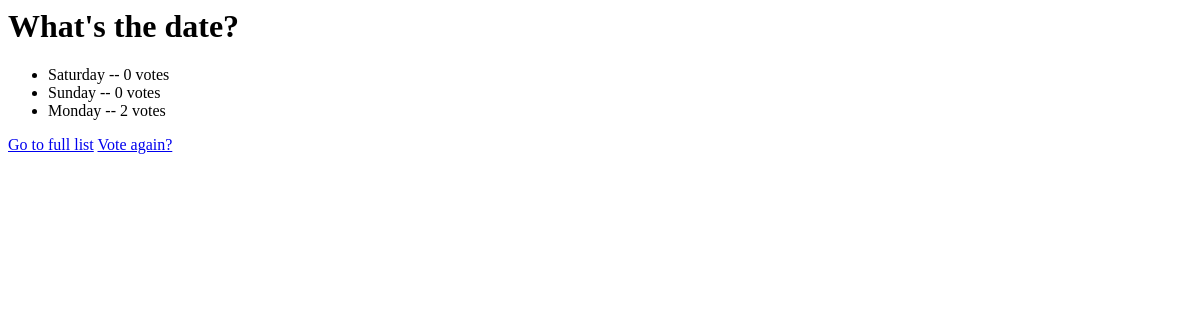
The app's page /polls/4/results/, older data.
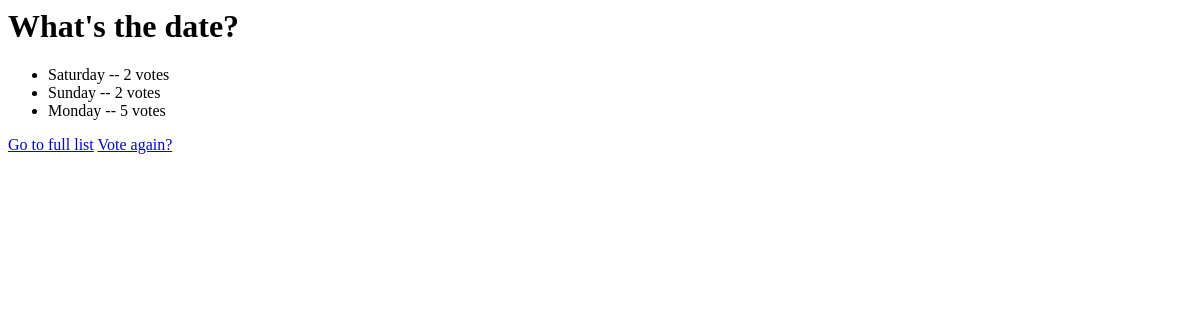
The same page, newer data.
### polls/models.py (models this page shows, shortened)
class Choice(models.Model):
	question = models.ForeignKey(Question, on_delete=models.CASCADE)
	choice_text = models.CharField(max_length=200)
	votes = models.IntegerField(default=0)

### polls/views.py (the view)
# urls.py: url(r'^(?P<pk>[0-9]+)/results/$',views.ResultsView.as_view(), name='results'),
class ResultsView(generic.DetailView):
    model = Question
    template_name = 'polls/results.html'
    def get_queryset(self):
        return Question.objects.filter(pub_date__lte=timezone.now())

### polls/templates/polls/results.html
<h1> {{question.question_text}}</h1>
<ul>
	{% for choice in question.choice_set.all %}
	<li> {{choice.choice_text}} -- {{choice.votes}} vote{{choice.votes|pluralize}}</li>
	{% endfor %}
</ul>
<a href="{% url 'polls:index' %}">Go to full list</a>
<a href="{% url 'polls:detail' question.id %}">Vote again?</a>

Row changes from the older to the newer data that the page shows:
changed Choice "Saturday": votes "0" → "2"
changed Choice "Sunday": votes "0" → "2"
changed Choice "Monday": votes "2" → "5"
